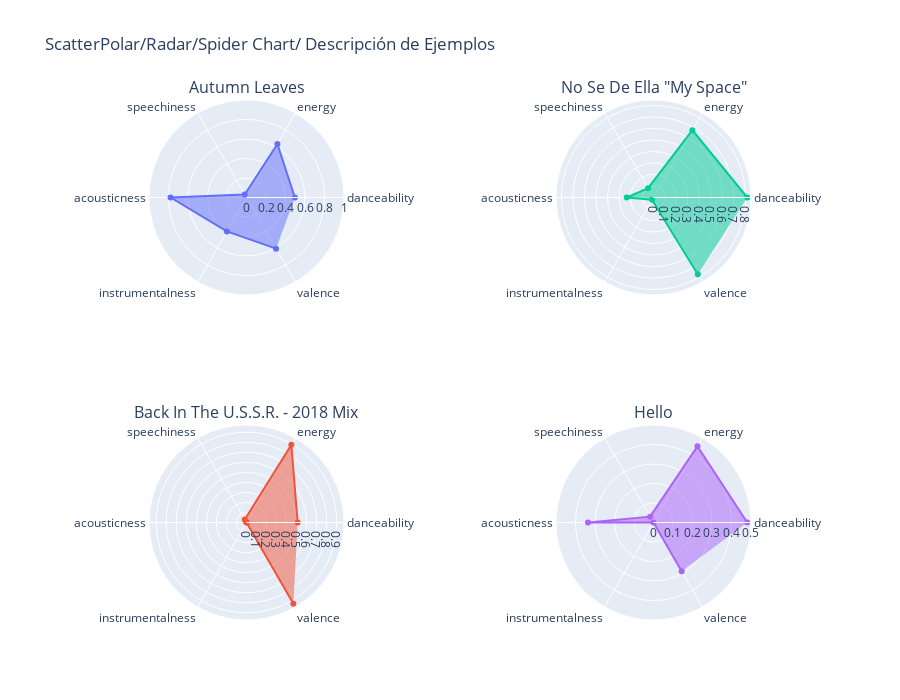

Here is the notebook cell this chart was saved with:
### Markdown cell above
#### Spider/Radar Chart

### Code cell
import plotly.graph_objects as go
from plotly.subplots import make_subplots

fig = make_subplots(
    rows=2,
    cols=2,
    specs=[
        [{"type": "polar"}, {"type": "polar"}],
        [{"type": "polar"}, {"type": "polar"}],
    ],
    subplot_titles=[
        ejemplo1.loc[6, "Valor"], ejemplo3.loc[6, "Valor"],
        ejemplo2.loc[6, "Valor"], ejemplo4.loc[6, "Valor"],
    ],
)

for i, ejemplo in enumerate(ejemplos):
    fig.add_trace(
        go.Scatterpolar(
            r=ejemplo.loc[0:5, "Valor"],
            theta=ejemplo.loc[0:5, "Descriptor"],
            fill="toself",
            name=f"{ejemplo.loc[6, 'Valor']} - {ejemplo.loc[7, 'Valor']} ({ejemplo.loc[8, 'Valor']})",
        ),
        col=i // 2 + 1,
        row=i % 2 + 1,
    )

fig.update_layout(
    polar=dict(radialaxis=dict(visible=True, range=[0, 1])),
    showlegend=False,
    title="ScatterPolar/Radar/Spider Chart/ Descripción de Ejemplos",
    height=700,
)

fig.show()

### Figure 1 — Plotly figure (JSON) as saved in the notebook; plotly's stock layout.template omitted (floating-point values rounded to 4 significant figures)
{"data": [{"fill": "toself", "name": "Autumn Leaves - Chet Baker (Jazz)", "r": [0.496, 0.634, 0.0364, 0.779, 0.402, 0.606], "subplot": "polar", "theta": ["danceability", "energy", "speechiness", "acousticness", "instrumentalness", "valence"], "type": "scatterpolar"}, {"fill": "toself", "name": "Back In The U.S.S.R. - 2018 Mix - The Beatles (Rock)", "r": [0.51, 0.893, 0.0342, 0.00102, 5.85e-05, 0.934], "subplot": "polar3", "theta": ["danceability", "energy", "speechiness", "acousticness", "instrumentalness", "valence"], "type": "scatterpolar"}, {"fill": "toself", "name": "No Se De Ella \"My Space\" - Don Omar (Reggaeton)", "r": [0.815, 0.676, 0.0934, 0.233, 0.0237, 0.77], "subplot": "polar2", "theta": ["danceability", "energy", "speechiness", "acousticness", "instrumentalness", "valence"], "type": "scatterpolar"}, {"fill": "toself", "name": "Hello - Adele (Pop)", "r": [0.481, 0.451, 0.0347, 0.336, 0, 0.289], "subplot": "polar4", "theta": ["danceability", "energy", "speechiness", "acousticness", "instrumentalness", "valence"], "type": "scatterpolar"}], "layout": {"annotations": [{"font": {"size": 16}, "showarrow": false, "text": "Autumn Leaves", "x": 0.225, "xanchor": "center", "xref": "paper", "y": 1, "yanchor": "bottom", "yref": "paper"}, {"font": {"size": 16}, "showarrow": false, "text": "No Se De Ella \"My Space\"", "x": 0.775, "xanchor": "center", "xref": "paper", "y": 1, "yanchor": "bottom", "yref": "paper"}, {"font": {"size": 16}, "showarrow": false, "text": "Back In The U.S.S.R. - 2018 Mix", "x": 0.225, "xanchor": "center", "xref": "paper", "y": 0.375, "yanchor": "bottom", "yref": "paper"}, {"font": {"size": 16}, "showarrow": false, "text": "Hello", "x": 0.775, "xanchor": "center", "xref": "paper", "y": 0.375, "yanchor": "bottom", "yref": "paper"}], "height": 700, "polar": {"domain": {"x": [0, 0.45], "y": [0.625, 1]}, "radialaxis": {"range": [0, 1], "visible": true}}, "polar2": {"domain": {"x": [0.55, 1], "y": [0.625, 1]}}, "polar3": {"domain": {"x": [0, 0.45], "y": [0, 0.375]}}, "polar4": {"domain": {"x": [0.55, 1], "y": [0, 0.375]}}, "showlegend": false, "title": {"text": "ScatterPolar/Radar/Spider Chart/ Descripción de Ejemplos"}}}
